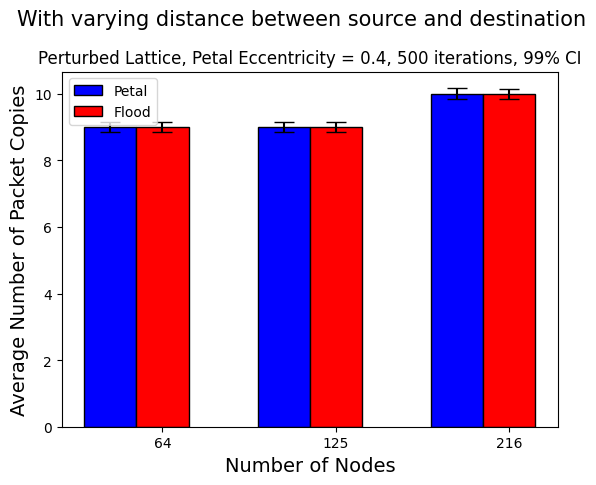

Write Python code to recreate this figure.
import numpy as np
import matplotlib.pyplot as plt


# width of the bars
barWidth = 0.3

petal = [9,9,10]
flood = [9,9,10]

yerr_petal = [0.15,
0.16,
0.16 ]

yerr_flood = [0.14,
0.16,
0.15]

# The x position of bars
r1 = np.arange(len(petal))
r2 = [x + barWidth for x in r1]
fig = plt.figure()
# Create blue bars
plt.bar(r1, petal, width = barWidth, color = 'blue', edgecolor = 'black', yerr=yerr_petal, capsize=7, label='Petal')
 
# Create red bars
plt.bar(r2, flood, width = barWidth, color = 'red', edgecolor = 'black', yerr=yerr_flood, capsize=7, label='Flood')
 
# general layout
plt.xticks([r + barWidth for r in range(len(petal))], ['64', '125', '216'])
plt.xlabel('Number of Nodes', fontsize=14)
plt.ylabel("Average Number of Packet Copies",fontsize=14)
plt.legend(loc="upper left")


plt.title('Perturbed Lattice, Petal Eccentricity = 0.4, 500 iterations, 99% CI',loc='center', wrap=True,fontsize=12)
plt.suptitle('With varying distance between source and destination',fontsize=15,wrap=True)
plt.subplots_adjust(top=0.85)

# Show graphic
plt.show()



fig.savefig('copies_mobility1.png',
            format='png',
           dpi=100,
            bbox_inches='tight')
